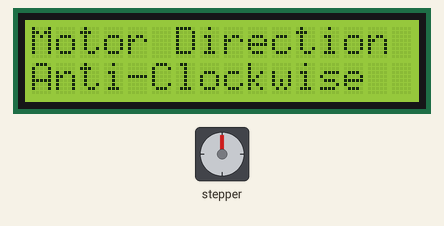
Simulated run of this sketch. Board: Arduino Uno, built with avr-gcc and run on an emulated ATmega328P. On the bench: 16×2 character LCD, stepper motor. Stepper angles assume 2038 steps per turn; what the sketch prints to the serial monitor is not drawn.

Above: at 0.22 s.
At 12.03 s:
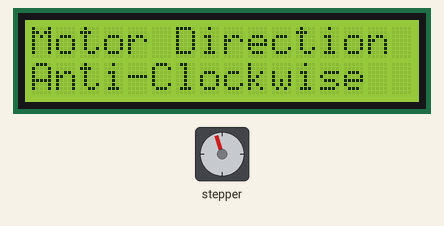
At 24.16 s:
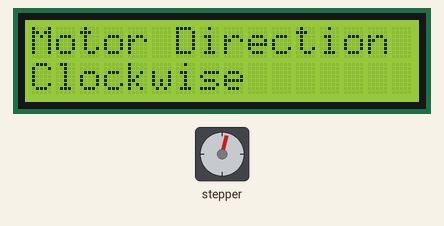
At 39.61 s:
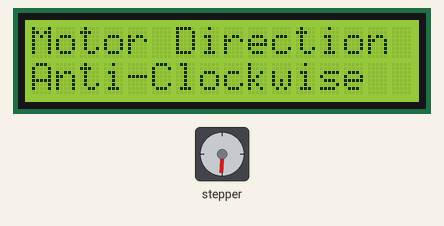
Timing chart, 0 to 40.0 s (numbered marks = the images above):
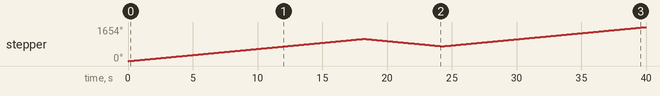

Measured:
- by itself, stepper: turns 1080° clockwise in 18.1 s, then 360° counter-clockwise in 6.0 s, then 933° clockwise in 15.7 s

The sketch:

StepperMotor_LCD_CODE.ino
```cpp
/*
  The circuit:
 * LCD RS pin to digital pin 12
 * LCD Enable pin to digital pin 11
 * LCD D4 pin to digital pin 5
 * LCD D5 pin to digital pin 4
 * LCD D6 pin to digital pin 3
 * LCD D7 pin to digital pin 2
 * LCD R/W pin to ground
 * LCD VSS pin to ground
 * LCD VCC pin to 5V
 * 10K resistor:
 * ends to +5V and ground
 * wiper to LCD VO pin (pin 3)
*/


#include <Stepper.h>
#include <LiquidCrystal.h>

// initialize the library by associating any needed LCD interface pin
// with the arduino pin number it is connected to
const int rs = 12, en = 11, d4 = 5, d5 = 4, d6 = 3, d7 = 2;
LiquidCrystal lcd(rs, en, d4, d5, d6, d7);

//Steps your motor take to complete 360 degree rotation. In your case it 28BYJ-48 it takes 2038 steps per revolution
const int stepsPerRevolution = 2038;

// initialize the stepper library on pins 8 through 11:
Stepper stepper_m(stepsPerRevolution, 6, 8, 7, 9);


//This function takes 3 paramenters as input:

//1. steps : you can define how many steps you want your motor to take
// (IMP: If you input 0 steps function will automatically override to revolution function)

//2. revolution: You can define here how many full rotations (360) you want your motor to do
// (IMP: In order to activate this function steps should be given as 0)

//3. direction: if set true motor rotates clockise and vice versa.


void move_stepper(int steps, int revolution, bool direction){

  if(steps == 0){
    if(revolution != 0){
      steps = round(revolution * stepsPerRevolution);
    }
    else{
      Serial.println("No Steps or revolution given");
      return;
    }
  }
  Serial.println("Moving Stepper Motor");

  if(direction){
    lcd.clear();
    //Moving LCD cursor to first column and row
    lcd.setCursor(0,0);
    lcd.print("Motor Direction"); //Letters must be less than and equal to 16 otherwise it will be not printed correctly
    //Moving LCD cursor to 2nd row and 1st column
    lcd.setCursor(0, 1);
    lcd.print("Anti-Clockwise"); //Letters must be less than and equal to 16 otherwise it will be not printed correctly

    //Printing update on computer's serial monitor
    Serial.println("Moving Counter-Clockwise");

    //Moving Stepper motor
    stepper_m.step(steps);
  }else{
    lcd.clear();
    //Moving LCD cursor to first column and row
    lcd.setCursor(0,0);
    lcd.print("Motor Direction"); //Letters must be less than and equal to 16 otherwise it will be not printed correctly
    //Moving LCD cursor to 2nd row and 1st column
    lcd.setCursor(0, 1);
    lcd.print("Clockwise"); //Letters must be less than and equal to 16 otherwise it will be not printed correctly

    //Printing update on computer's serial monitor
    Serial.println("Moving Clockwise");

    //Moving stepper motor
    stepper_m.step(-steps);
  }
  Serial.println("Stepper motor moved successfully!");
}

//In this function you can set stepper motor speed. You should set speed between 10 - 100 for smooth performance

void set_motor_speed(int speed) { //Max 100% for smooth control
  Serial.print("Motor Speed set to: ");
  Serial.println(speed);
   speed = speed / 10;
  stepper_m.setSpeed(speed);
}


void setup() {

//Starting Serial monitor at 1115200 baud rate
  Serial.begin(115200);

//Initailzing LCD display
  lcd.begin(16, 2);

//Clear all contents from LCD
  lcd.clear();

//Setting motor speed to maximum on startup
  set_motor_speed(100);

}

void loop() {
  //This function will rotate motor 3 times complete revolution in clockwise direction.
  move_stepper(0, 3, true);

  //This function will rotate motor 1 time complete revolution in anti-clockwise direction.
  move_stepper(0, 1, false);

}
```
